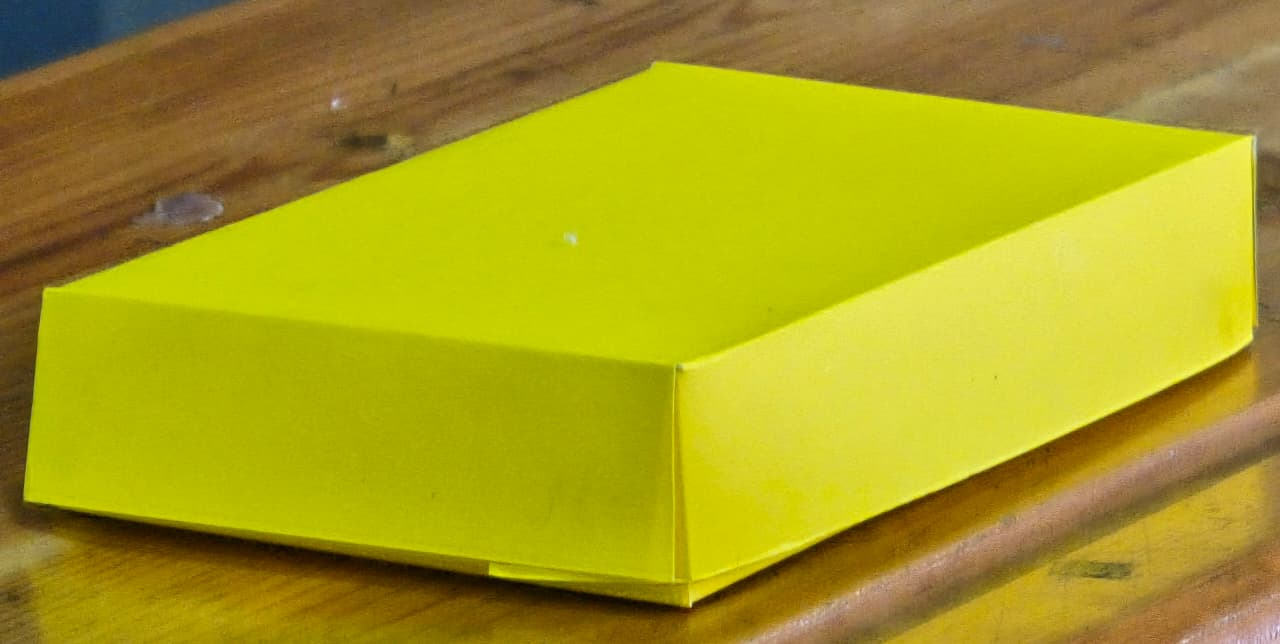
#> input picture WhatsApp Image 2026-03-18 at 11.32.13 AM.jpeg, 1280 x 644 px
$ python m.py
#> lines starting #> are read from the running program, lines starting #| are printed output that depends on the picture; after the words box and inside, x2 and y2 are one past the last pixel; in counts of white or black regions, pixels touching at a corner belong together

import cv2
import numpy as np

COLOR_RANGES_HSV = {
    "Green": ([40, 50, 50], [80, 255, 255]),
    "Blue": ([100, 50, 50], [130, 255, 255]),
    "Yellow": ([20, 100, 100], [30, 255, 255]),
}
RED_RANGES_HSV = (
    ([0, 100, 100], [10, 255, 255]),
    ([160, 100, 100], [180, 255, 255]),
)


def detect_color(obj) -> str:
    """Detect Color"""
    dominant_color = "Unknown"
#> dominant_color = 'Unknown'
    total_pixels = obj.shape[0] * obj.shape[1]
#> total_pixels = 824320
    hsv = cv2.cvtColor(obj, cv2.COLOR_BGR2HSV)
#> hsv: shape (644, 1280, 3); mean H, S, V 26.5, 209, 171.6
#> obj is the input picture: shape (644, 1280, 3); mean B, G, R 29.4, 157.3, 168.3

    red_mask = cv2.bitwise_or(
        cv2.inRange(
            hsv, np.array(RED_RANGES_HSV[0][0]), np.array(RED_RANGES_HSV[0][1])
        ),
        cv2.inRange(
            hsv, np.array(RED_RANGES_HSV[1][0]), np.array(RED_RANGES_HSV[1][1])
        ),
    )
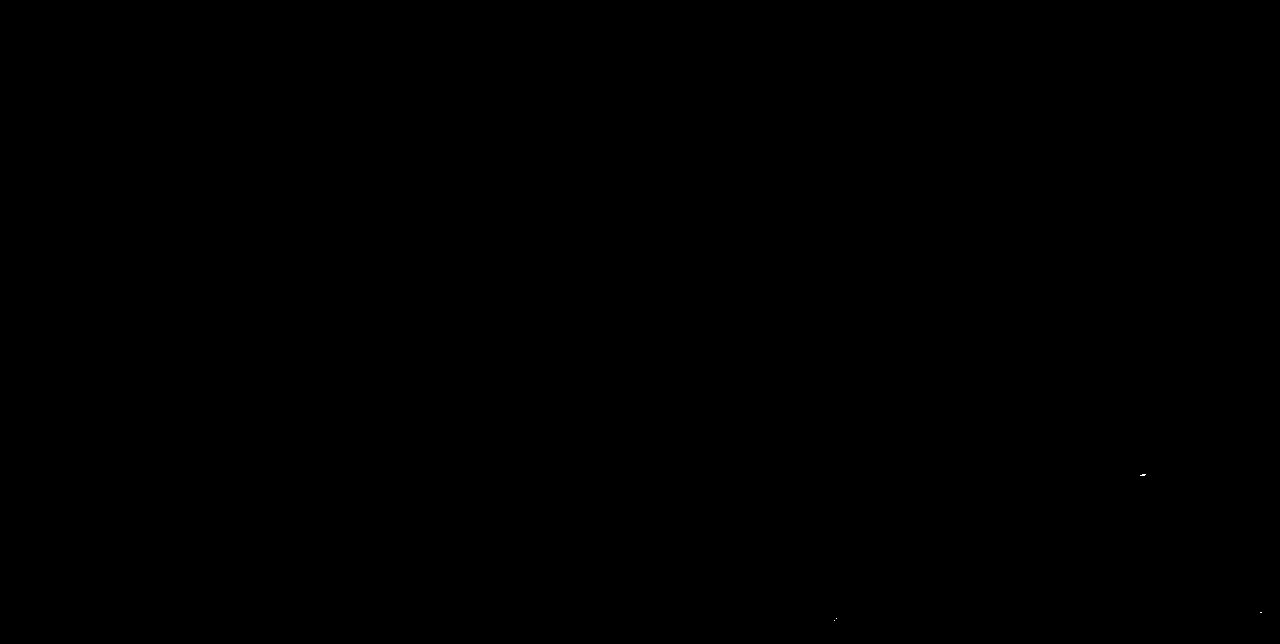
#> red_mask: shape (644, 1280); 0% white in thin lines or dots, all inside (x1, y1, x2, y2) = (834, 474, 1262, 621)
    if np.sum(red_mask == 255) > 0.7 * total_pixels:
        return "Red"

    for color, (lower, upper) in COLOR_RANGES_HSV.items():
        mask = cv2.inRange(hsv, np.array(lower), np.array(upper))
        if np.sum(mask == 255) > 0.5 * total_pixels:
            dominant_color = color
#> this loop made 3 passes
#> pass 3, in detect_color, `mask = cv2.inRange(hsv, np.array(lower), np.array(upper))`:
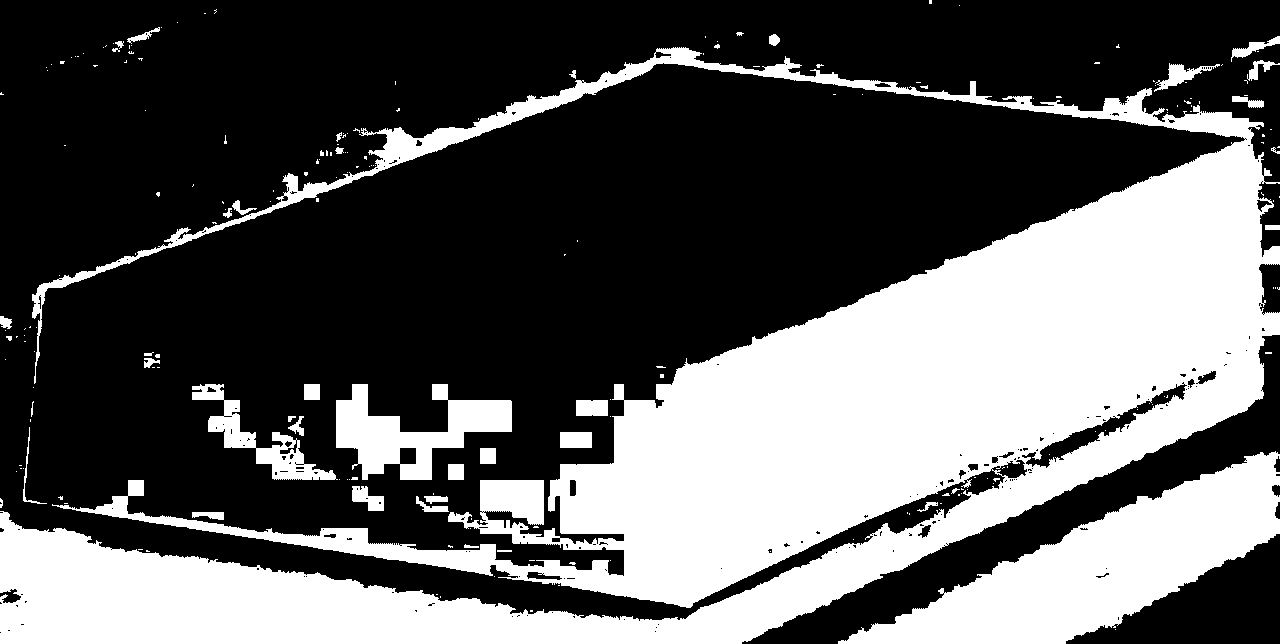
#> mask: shape (644, 1280); 36.1% white; 214 white regions (171 under 20 px), largest, box (x1, y1, x2, y2) and area: (0, 47, 1280, 644) 245795, (838, 451, 1280, 644) 33805, (336, 384, 512, 480) 7858
    return dominant_color


if __name__ == "__main__":

    print (detect_color(cv2.imread("WhatsApp Image 2026-03-18 at 11.32.13 AM.jpeg")))
    print (detect_color(cv2.imread("WhwwwatsApp Image 2026-03-18 at 11.32.13 AM.jpeg")))
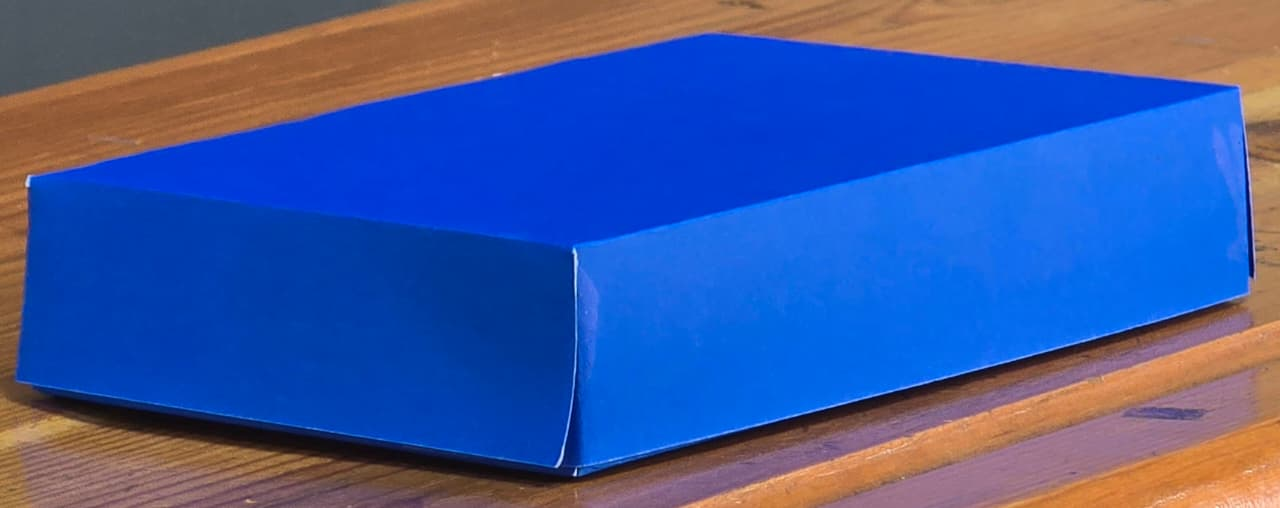
#> input picture WhwwwatsApp Image 2026-03-18 at 11.32.13 AM.jpeg, 1280 x 508 px
#> in detect_color (call 2), `hsv = cv2.cvtColor(obj, cv2.COLOR_BGR2HSV)`: hsv: shape (508, 1280, 3); mean H, S, V 86, 195.5, 183.8
#> in detect_color, obj is the input picture: shape (508, 1280, 3); mean B, G, R 158.2, 88.6, 61.8
#> in detect_color (call 2), `red_mask = cv2.bitwise_or( cv2.inRange( hsv, np.array(RED_RANGES_HSV[0..`:
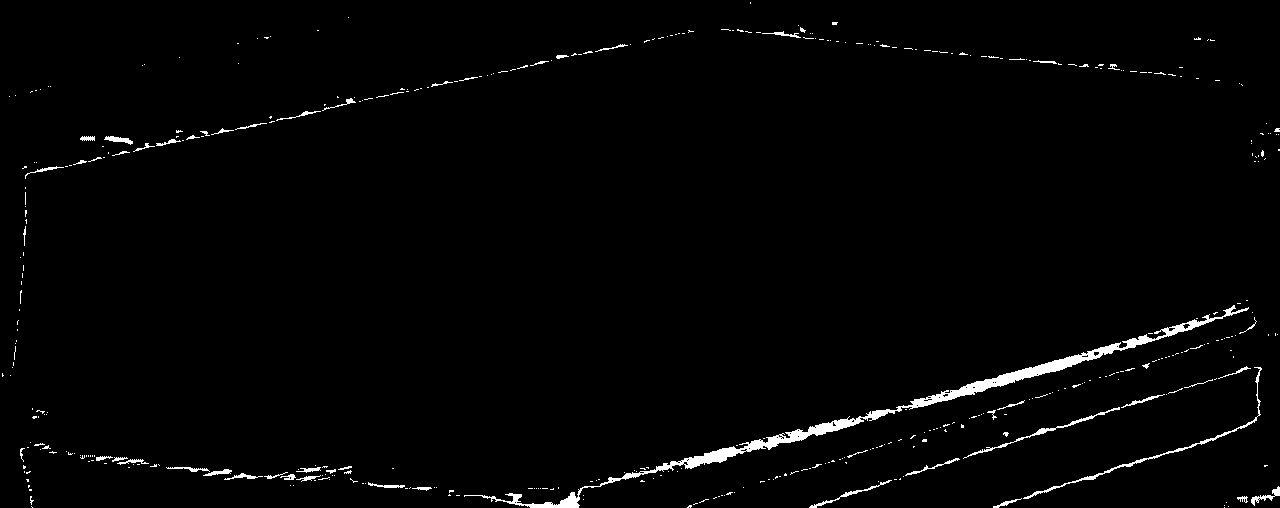
#> red_mask: shape (508, 1280); 1.7% white; 422 white regions (368 under 20 px), largest, box (x1, y1, x2, y2) and area: (464, 305, 1249, 508) 5472, (1023, 367, 1262, 499) 686, (963, 407, 1120, 459) 388
#> the loop in detect_color (call 2), `for color, (lower, upper) in COLOR_RANGES_HSV.items():` made 3 passes
#> pass 2, in detect_color (call 2), `mask = cv2.inRange(hsv, np.array(lower), np.array(upper))`:
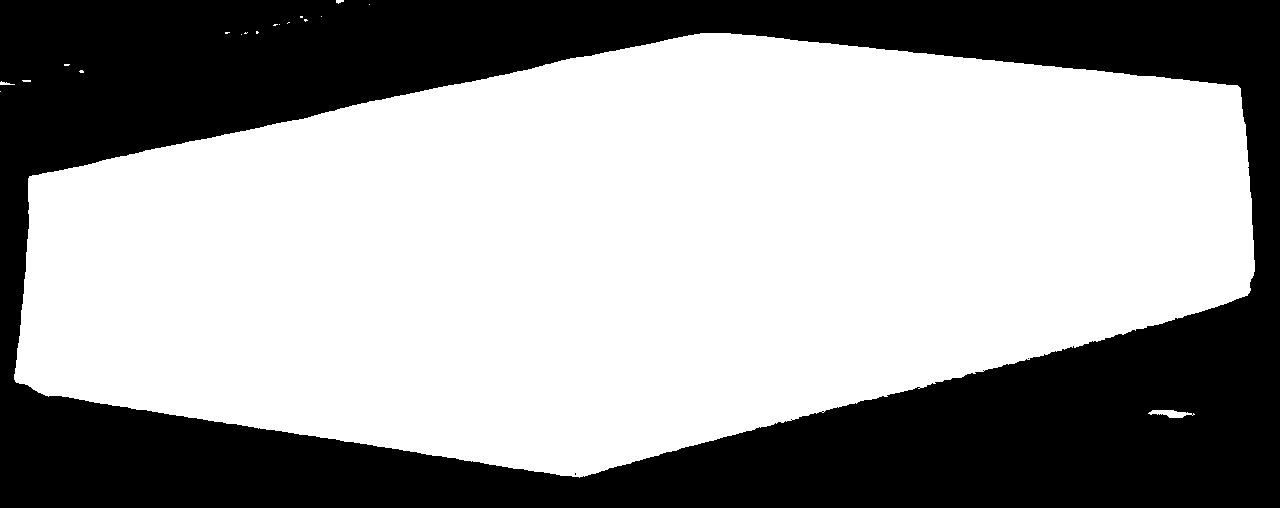
#> mask: shape (508, 1280); 61.4% white; 3 black regions (2 under 20 px), largest, box (x1, y1, x2, y2) and area: (0, 0, 1280, 508) 251255
#> pass 3, in detect_color (call 2), `mask = cv2.inRange(hsv, np.array(lower), np.array(upper))`:
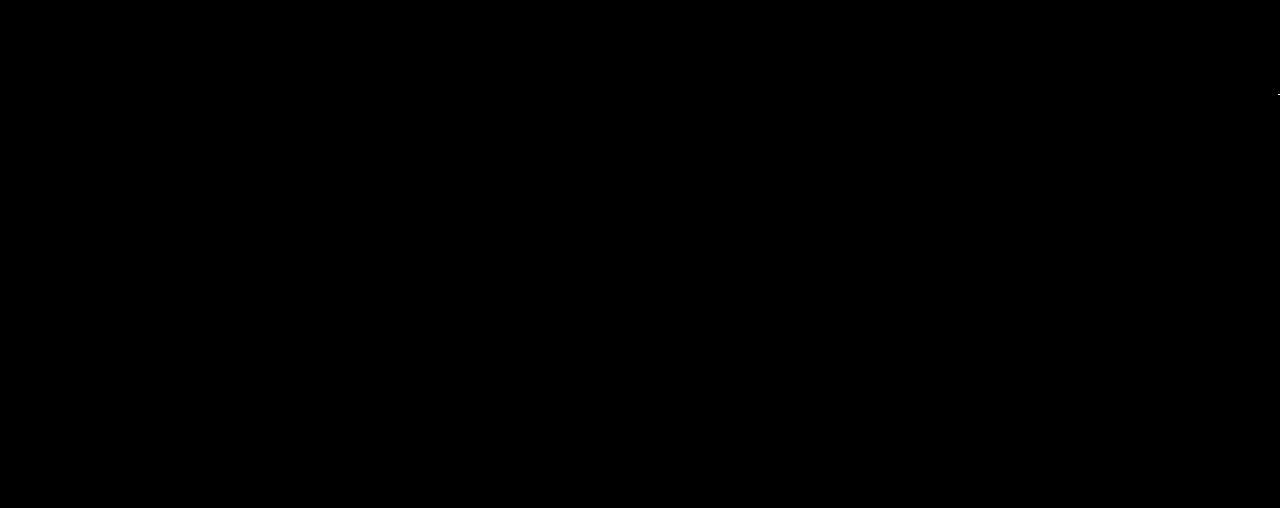
#> mask: shape (508, 1280); 0% white in thin lines or dots, all inside (x1, y1, x2, y2) = (1278, 94, 1280, 95)
